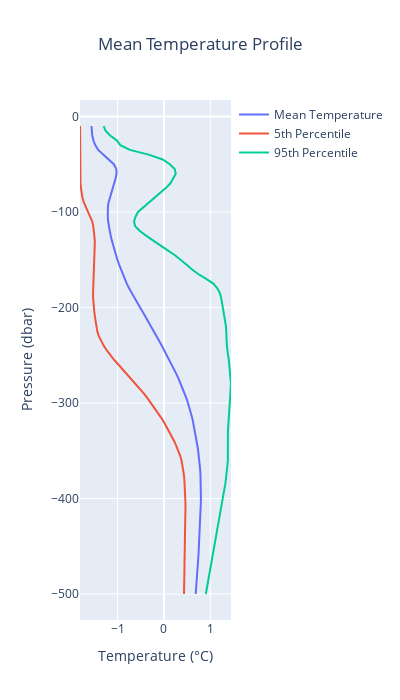

This figure's notebook cell:
### Code cell
# plot the mean of the 'temperature'
import plotly.graph_objs as go

mean_temperature = ds_cleaned['temperature'].mean(dim='nprof')
lower_temperature = ds_cleaned['temperature'].quantile(q=0.05, dim='nprof')
upper_temperature = ds_cleaned['temperature'].quantile(q=0.95, dim='nprof')

fig = go.Figure()
fig.add_trace(go.Scatter(x=mean_temperature, y=ds_cleaned['pressure'], mode='lines', name='Mean Temperature'))
fig.add_trace(go.Scatter(x=lower_temperature, y=ds_cleaned['pressure'], mode='lines', name='5th Percentile'))
fig.add_trace(go.Scatter(x=upper_temperature, y=ds_cleaned['pressure'], mode='lines', name='95th Percentile'))
fig.update_layout(xaxis_title='Temperature (°C)', yaxis_title='Pressure (dbar)', title='Mean Temperature Profile', title_x=0.5, width=400, height=700)

fig.show()
